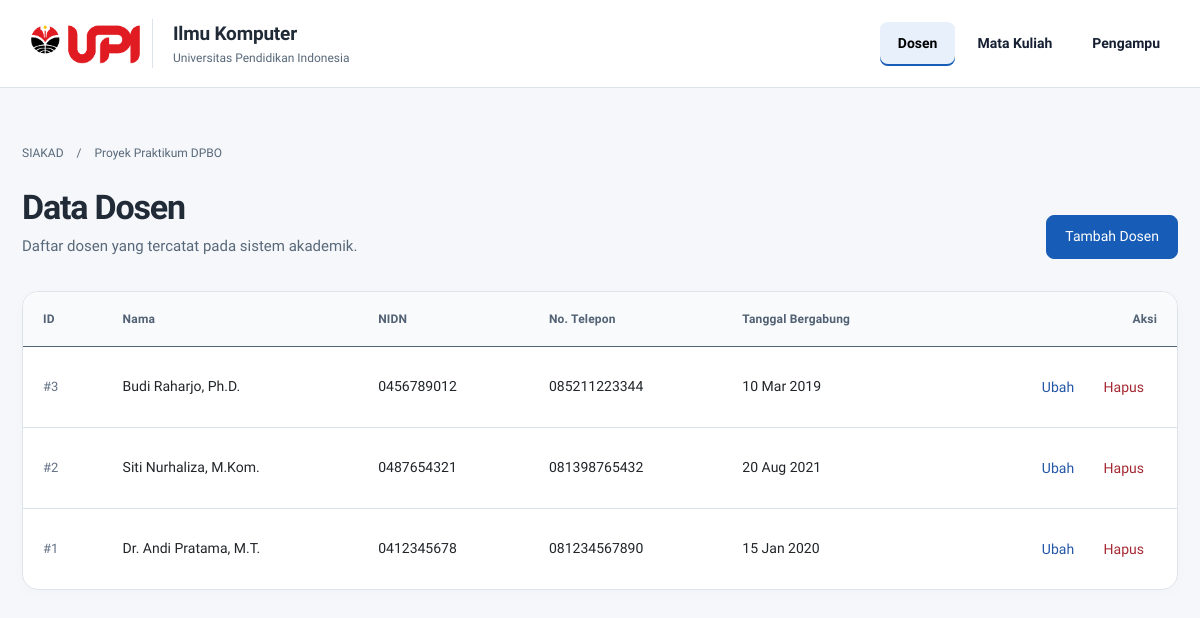
The page / on the database its author committed.
### tables this page shows
CREATE TABLE IF NOT EXISTS `lecturers` (
  `id` INT UNSIGNED AUTO_INCREMENT PRIMARY KEY,
  `name` VARCHAR(100) NOT NULL,
  `nidn` VARCHAR(30) NOT NULL UNIQUE,
  `phone` VARCHAR(20) NOT NULL,
  `join_date` DATE NOT NULL
);

### controllers/Controller.php (called while the page is built, shortened)
<?php
abstract class Controller
{
    protected function view(string $name, array $data = []): void
    {
        extract($data);
        require __DIR__ . '/../views/layout/header.php';
        require __DIR__ . '/../views/' . $name . '.php';
        require __DIR__ . '/../views/layout/footer.php';
    }
}

### controllers/LecturerController.php (called while the page is built, shortened)
<?php
require_once __DIR__ . '/Controller.php';
class LecturerController extends Controller
{
    private Lecturer $lecturer;
    public function __construct()
    {
        $this->lecturer = new Lecturer();
    }
    public function index(): void
    {
        $this->view('lecturers/index', [
            'lecturers' => $this->lecturer->all(),
        ]);
    }
}

### public/index.php (called while the page is built, shortened)
<?php
require_once __DIR__ . '/../controllers/LecturerController.php';
$route = (string)($_GET['route'] ?? 'lecturers');
$action = (string)($_GET['action'] ?? 'index');
try {
    $controller = new $controllerClass();
    $controller->$action();
} catch (mysqli_sql_exception $error) {
    http_response_code(500);
    $errorCode = $error->getCode();
    $message = in_array($errorCode, [1062, 1452], true)
        ? 'Data duplikat atau data relasi yang dipilih tidak tersedia. Silakan periksa kembali isian Anda.'
        : 'Terjadi kendala pada koneksi basis data. Pastikan layanan MySQL aktif dan konfigurasi database sudah benar.';
    echo '<!doctype html><html lang="id"><head><meta charset="utf-8"><title>Terjadi Kendala</title><link href="assets/vendor/bootstrap.min.css" rel="stylesheet"><link href="assets/app.css" rel="stylesheet"></head><body class="p-4"><div class="container"><div class="alert alert-danger" role="alert"><h4 class="alert-heading">Kendala Sistem</h4><p>' . htmlspecialchars($message) . '</p><hr><a href="index.php?route=' . htmlspecialchars($route) . '" class="btn btn-primary">Kembali</a></div></div></body></html>';
} catch (Throwable $error) {
    http_response_code(500);
    echo '<!doctype html><html lang="id"><head><meta charset="utf-8"><title>Kesalahan Server</title><link href="assets/vendor/bootstrap.min.css" rel="stylesheet"><link href="assets/app.css" rel="stylesheet"></head><body class="p-4"><div class="container"><div class="alert alert-danger" role="alert"><h4 class="alert-heading">Kesalahan Server</h4><p>Terjadi kesalahan pada server saat memproses permintaan Anda.</p><hr><a href="index.php?route=' . htmlspecialchars($route) . '" class="btn btn-primary">Kembali</a></div></div></body></html>';
}

### models/Lecturer.php (called while the page is built, shortened)
<?php
class Lecturer
{
    private mysqli $db;
    public function __construct()
    {
        $this->db = Database::connection();
    }
    public function all(): mysqli_result
    {
        return $this->db->query('SELECT * FROM lecturers ORDER BY id DESC');
    }
}

### views/lecturers/index.php (the view, shortened to what this page needs)
<div class="page-heading d-flex justify-content-between align-items-end">
  <div>
    <h1>Data Dosen</h1>
    <p>Daftar dosen yang tercatat pada sistem akademik.</p>
  </div>
  <a class="btn btn-primary" href="index.php?route=lecturers&action=create">Tambah Dosen</a>
</div>
<div class="content-panel">
  <div class="table-responsive">
    <table class="table table-hover">
      <thead>
        <tr>
          <th>ID</th>
          <th>Nama</th>
          <th>NIDN</th>
          <th>No. Telepon</th>
          <th>Tanggal Bergabung</th>
          <th class="text-end">Aksi</th>
        </tr>
      </thead>
      <tbody>
        <?php $hasRows = false; while ($row = $lecturers->fetch_assoc()): $hasRows = true; ?>
          <tr>
            <td class="record-id">#<?= htmlspecialchars((string)$row['id']) ?></td>
            <td><?= htmlspecialchars($row['name']) ?></td>
            <td><?= htmlspecialchars($row['nidn']) ?></td>
            <td><?= htmlspecialchars($row['phone']) ?></td>
            <td><?= htmlspecialchars(date('d M Y', strtotime($row['join_date']))) ?></td>
            <td class="text-end">
              <a class="btn btn-sm btn-edit" href="index.php?route=lecturers&action=edit&id=<?= htmlspecialchars((string)$row['id']) ?>">Ubah</a>
              <form method="post" action="index.php?route=lecturers&action=delete" class="d-inline" onsubmit="return confirm('Apakah Anda yakin ingin menghapus dosen \'<?= addslashes(htmlspecialchars($row['name'])) ?>\'?\n\nPERINGATAN: Menghapus dosen ini juga akan menghapus seluruh data penugasan pengampu terkait secara otomatis (CASCADE). Tindakan ini tidak dapat dibatalkan.');">
                <button type="submit" class="btn btn-sm btn-remove">Hapus</button>
              </form>
            </td>
          </tr>
        <?php endwhile; ?>
      </tbody>
    </table>
  </div>
</div>

### public/assets/app.css (style rules this page uses)
:root { --ink: #172033; --muted: #667085; --line: #e6e8ec; --surface: #ffffff; --canvas: #f7f8fa; --primary: #2457a6; --primary-hover: #1c478a; --danger: #bd3038; }
* { box-sizing: border-box; }
body { min-height: 100vh; color: var(--ink); background: var(--canvas); font-family: "Google Sans", system-ui, -apple-system, BlinkMacSystemFont, "Segoe UI", sans-serif; }
.page-heading { margin-bottom: 25px; }
.page-heading h1 { margin: 0 0 5px; font-size: 25px; font-weight: 730; letter-spacing: -.03em; }
.page-heading p { margin: 0; color: var(--muted); font-size: 14px; }
.content-panel { overflow: hidden; background: var(--surface); border: 1px solid var(--line); border-radius: 10px; box-shadow: 0 1px 2px rgba(16,24,40,.03); }
.content-panel .table { margin-bottom: 0; }
.table > :not(caption) > * > * { padding: 14px 16px; border-bottom-color: var(--line); vertical-align: middle; }
.table thead th { color: #536075; background: #f9fafb; border-bottom-width: 1px; font-size: 11px; font-weight: 750; letter-spacing: .06em; }
.table tbody tr:last-child td { border-bottom: 0; }
.record-id { color: #8791a2; font-size: 13px; }
.btn { border-radius: 7px; font-size: 13px; font-weight: 650; padding: 8px 12px; }
.btn-primary { background: var(--primary); border-color: var(--primary); }
.btn-edit { color: #2457a6; background: #eff5ff; border: 1px solid #d7e5fb; }
.btn-remove { color: var(--danger); background: #fff4f4; border: 1px solid #ffdada; }
:root { --ink: #202b37; --muted: #586879; --canvas: #f5f7fa; --primary: #175cb6; --primary-hover: #104a94; --line: #dde3eb; }
body { line-height: 1.55; }
.page-heading { gap: 24px; margin-bottom: 32px; }
.page-heading h1 { font-size: clamp(25px, 3vw, 34px); font-weight: 600; letter-spacing: -.035em; margin-bottom: 8px; }
.page-heading p { font-size: 15px; max-width: 58ch; }
.page-heading > .btn { flex-shrink: 0; }
.content-panel { border-radius: 16px; box-shadow: 0 3px 14px #17203305; }
.table { font-size: 14px; --bs-table-hover-bg: #f4f7fc; }
.table > :not(caption) > * > * { padding: 18px 20px; }
.table thead th { background: #f8fafc; font-size: 12px; font-weight: 600; letter-spacing: .015em; white-space: nowrap; color: #526174; }
.table td:nth-child(2) { font-weight: 500; }
.table td:last-child { white-space: nowrap; }
.record-id { color: #617084; font-variant-numeric: tabular-nums; }
.btn { min-height: 44px; display: inline-flex; align-items: center; justify-content: center; padding: 10px 18px; font-size: 14px; font-weight: 500; border-radius: 8px; }
.btn-edit, .btn-remove { padding: 8px 12px; background: transparent; border-color: transparent; }
.btn-remove { color: #a52932; }
@media (prefers-reduced-motion: no-preference) { .btn, .nav-link, .form-control, .form-select { transition: background-color 160ms ease, color 160ms ease, border-color 160ms ease, box-shadow 160ms ease, transform 160ms ease; } }

### rows shown on the page
lecturers: id "3", name "Budi Raharjo, Ph.D.", nidn "0456789012", phone "085211223344", join_date "10 Mar 2019"
lecturers: id "2", name "Siti Nurhaliza, M.Kom.", nidn "0487654321", phone "081398765432", join_date "20 Aug 2021"
lecturers: id "1", name "Dr. Andi Pratama, M.T.", nidn "0412345678", phone "081234567890", join_date "15 Jan 2020"

### other values the page prints
$label "Dosen"
$label "Mata Kuliah"
$label "Pengampu"
